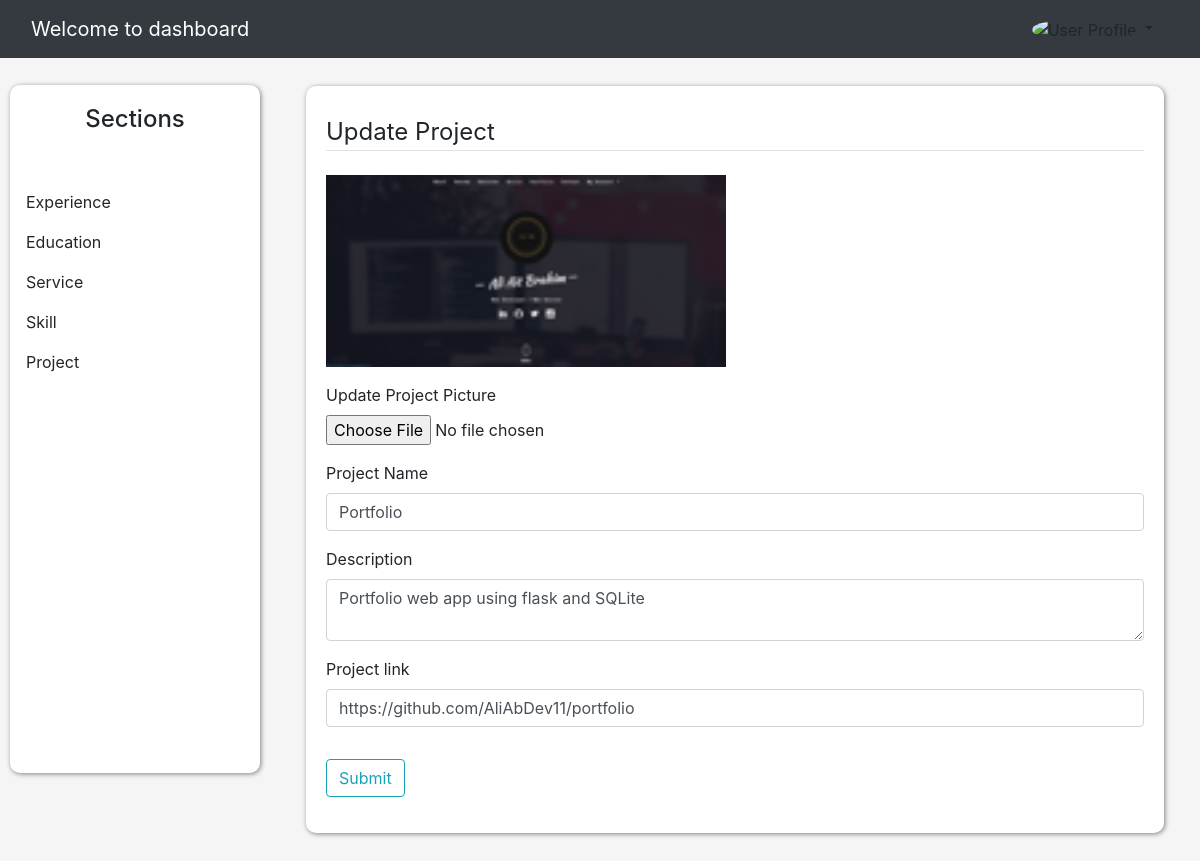
Page /dashboard/update_project/1 (signed in) on the committed database.
### website/models.py (models this page shows, shortened)
class Project(db.Model):
    id = db.Column(db.Integer, primary_key=True)
    picture = db.Column(db.String(20))  # Adjust size and type as necessary
    title = db.Column(db.String(50), nullable=False)
    description = db.Column(db.Text, nullable=False)
    link = db.Column(db.String(100), nullable=False)
    user_id = db.Column(db.Integer, db.ForeignKey('user.id'), nullable=False)
    date_posted = db.Column(db.DateTime, nullable=False, default=datetime.utcnow)

### website/route_sections/project.py (the view)
@app.route('/dashboard/update_project/<int:project_id>', methods=['GET', 'POST'])
@login_required
def update_project(project_id):
    project = Project.query.get_or_404(project_id)
    form = ProjectForm()
    if form.validate_on_submit():
        project.title = form.title.data
        project.description = form.description.data
        project.link = form.link.data
        if form.picture.data:
            picture_file = save_picture(form.picture.data)
            project.picture = picture_file
        db.session.commit()
        flash('Your project has been updated!', 'success')
        return redirect(url_for('project'))
    elif request.method == 'GET':
        form.title.data = project.title
        form.description.data = project.description
        form.link.data = project.link
    return render_template('admin/Projects/update_project.html', form=form, project=project)

### website/forms.py
class ProjectForm(FlaskForm):
    picture = FileField("Update Project Picture", validators=[FileAllowed(["jpg", "png"]), DataRequired()])
    title = StringField('Project Name', validators=[DataRequired()])
    description = TextAreaField('Description', validators=[DataRequired()])
    link = StringField("Project link", validators=[DataRequired()])
    submit = SubmitField('Submit')

### website/models.py (called while the page is built)
@login_manager.user_loader
def load_user(user_id):
    return User.query.get(int(user_id))

### website/templates/admin/Projects/update_project.html (shortened to what this page needs)
{% extends "admin/Experiences/experience.html" %}
{% block content %}
<div class="container cl-crud">
    <form method="POST" action="{{ url_for('update_project', project_id=project.id) }}" enctype="multipart/form-data" class="mt-lg-2">
        <fieldset class="form-group">
            <legend class="border-bottom mb-4">Update Project</legend>
            <div class="form-group d-grid">
              {% if project.picture %}
                <img class="mb-3" src="{{ url_for('static', filename='images/' + project.picture) }}" alt="Project Image" width="400">
              {% else %}
                  <img class="mb-3" src="{{ url_for('static', filename='images/default_img.png') }}" alt="Default Image" width="400">
              {% endif %}
                {{ form.picture.label(class="form-control-label") }}
                {{ form.picture(class="form-control-file") }}
            </div>
            <div class="form-group">
                {{ form.title.label(class="form-control-label") }}
                {{ form.title(class="form-control") }}
            </div>
            <div class="form-group">
                {{ form.description.label(class="form-control-label") }}
                {{ form.description(class="form-control") }}
            </div>
            <div class="form-group">
                {{ form.link.label(class="form-control-label") }}
                {{ form.link(class="form-control") }}
            </div>
        </fieldset>
        <div class="form-group">
            {{ form.submit(class="btn btn-outline-info") }}
        </div>
    </form>
</div>
{% endblock %}

### website/static/css/dashboard.css (style rules this page uses)
body { background: whitesmoke; }
.list-section, .cl-crud { background: white; box-shadow: 1px 1px 5px gray; padding: 20px; border-radius: 10px; }

### rows in the picture
Project: picture (picture), title "Portfolio", description "Portfolio web app using flask and SQLite", link "https://github.com/AliAbDev11/portfolio"
